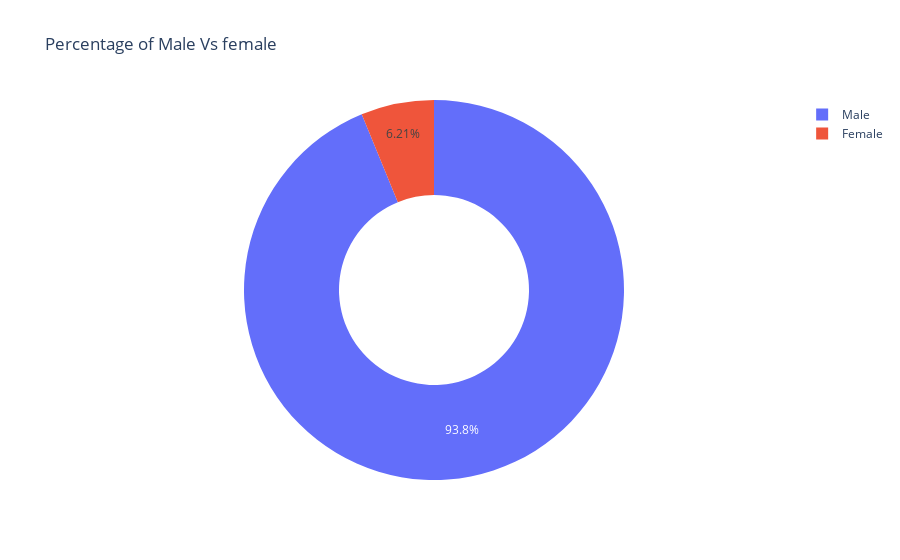

The notebook cell this image was saved under:
### Markdown cell above
**Challenge**: Create a [donut chart using plotly](https://plotly.com/python/pie-charts/) which shows how many prizes went to men compared to how many prizes went to women. What percentage of all the prizes went to women?

### Code cell
gender=df_data.sex.value_counts()
fig=px.pie(labels=gender.index,values=gender.values,title="Percentage of Male Vs female",
          names=gender.index,hole=0.5)
fig.show()

### Figure 1 — Plotly figure (JSON) as saved in the notebook; plotly's stock layout.template omitted (floating-point values rounded to 4 significant figures)
{"data": [{"domain": {"x": [0, 1], "y": [0, 1]}, "hole": 0.5, "hovertemplate": "label=%{label}<br>value=%{value}<extra></extra>", "labels": ["Male", "Female"], "legendgroup": "", "name": "", "showlegend": true, "type": "pie", "values": [876, 58]}], "layout": {"legend": {"tracegroupgap": 0}, "title": {"text": "Percentage of Male Vs female"}}}
